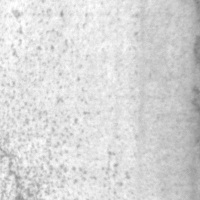
#> input picture datasets/DAGM0517/images/test/pitted_surface_186.jpg, 200 x 200 px, given in place of canon3.bmp, which was not available
$ python dehaze.py   (older library calls are emulated)
#> lines starting #> are read from the running program, lines starting #| are printed output that depends on the picture; after the words box and inside, x2 and y2 are one past the last pixel; in counts of white or black regions, pixels touching at a corner belong together; pictures that were not available may be replaced by others from this repository, and a replacement may not be noted
"""
1.去雾算法介绍博客：
http://blkstone.github.io/2015/08/20/single-image-haze-removal-using-dark-channel/
2.论文地址（2009 CVPR best paper）：
https://paperswithcode.com/paper/single-image-haze-removal-using-dark-channel
3.资源下载（镜像）地址：
pip install [The Package You Want to Download] -i https://pypi.tuna.tsinghua.edu.cn/simple
ps. cv2 means opencv-python
"""
import time

import cv2
import numpy as np
import argparse


# 计算雾化图像的暗通道
def DarkChannel(img, size=15):
    """
    暗通道的计算主要分成两个步骤:
    1.获取BGR三个通道的最小值
    2.以一个窗口做MinFilter
    ps.这里窗口大小一般为15（radius为7）
    获取BGR三个通道的最小值就是遍历整个图像，取最小值即可
    """
    r, g, b = cv2.split(img)
    min_img = cv2.min(r, cv2.min(g, b))
    kernel = cv2.getStructuringElement(cv2.MORPH_RECT, (size, size))
    dc_img = cv2.erode(min_img, kernel)
    return dc_img


# 估算全局大气光值
def GetAtmo(img, percent=0.001):
    """
    1.计算有雾图像的暗通道
    2.用一个Node的结构记录暗通道图像每个像素的位置和大小，放入list中
    3.对list进行降序排序
    4.按暗通道亮度前0.1%(用percent参数指定百分比)的位置，在原始有雾图像中查找最大光强值
    """
    mean_perpix = np.mean(img, axis=2).reshape(-1)
    mean_topper = mean_perpix[:int(img.shape[0] * img.shape[1] * percent)]
    return np.mean(mean_topper)


# 估算透射率图
def GetTrans(img, atom, w):
    """
    w为去雾程度，一般取0.95
    w的值越小，去雾效果越不明显
    """
    x = img / atom
    t = 1 - w * DarkChannel(x, 15)
    return t


def GuidedFilter(p, i, r, e):
    """
    :param p: input image
    :param i: guidance image
    :param r: radius
    :param e: regularization
    :return: filtering output q
    """
    # 1
    mean_I = cv2.boxFilter(i, cv2.CV_64F, (r, r))
    mean_p = cv2.boxFilter(p, cv2.CV_64F, (r, r))
    corr_I = cv2.boxFilter(i * i, cv2.CV_64F, (r, r))
    corr_Ip = cv2.boxFilter(i * p, cv2.CV_64F, (r, r))
    # 2
    var_I = corr_I - mean_I * mean_I
    cov_Ip = corr_Ip - mean_I * mean_p
    # 3
    a = cov_Ip / (var_I + e)
    b = mean_p - a * mean_I
    # 4
    mean_a = cv2.boxFilter(a, cv2.CV_64F, (r, r))
    mean_b = cv2.boxFilter(b, cv2.CV_64F, (r, r))
    # 5
    q = mean_a * i + mean_b
    return q


# 去雾主程序
def DeHaze(opt):
    path, output, photo, t0, w = opt.input, opt.output, opt.photo, opt.threshold_value, opt.dehaze_degree
    # 读取待处理图像
    im = cv2.imread(path)
    # 压缩RGB通道值于0到1
    img = im.astype('float64') / 255
    img_gray = cv2.cvtColor(im, cv2.COLOR_BGR2GRAY).astype('float64') / 255

    atom = GetAtmo(img)
    trans = GetTrans(img, atom, w)
    trans_guided = GuidedFilter(trans, img_gray, 20, 0.0001)
    """
    1.t0 最小透射率值，一般取0.25
    2.投射图t 的值过小——>图像会整体向白场过度
    3.因此一般设置一阈值t0：当t值小于t0时，令t=t0
    """
    trans_guided = cv2.max(trans_guided, t0)

    result = np.empty_like(img)
    for i in range(3):
        result[:, :, i] = (img[:, :, i] - atom) / trans_guided + atom

    #显示&保存结果
    # cv2.imshow("source", img)
    # cv2.imshow("result", result)
    # cv2.waitKey()

    photoName = r'{}\{}'.format(output, photo)

    if output is not None:
        # TODO 重名照片问题处理 现已解决:在名字后添加保存时间 %d%H%M(日、时、分)
        if photoName is not None:
            photo = photo.split(".")
            photo_temp = str(photo[0] + f'_{time.strftime("%m%d%H%M", time.localtime())}')
            photo = str(photo_temp + '.' + photo[1])
            cv2.imwrite("{}\\{}".format(output, photo), result * 255)
        else:
            cv2.imwrite("{}\\{}".format(output, photo), result * 255)

    return photo_temp


# [11 lines of commented-out code are left out]


class option:
    def __init__(self):
        self.input = None
        self.output = None
        self.photo = None
        self.threshold_value = 0.90
        self.dehaze_degree = 0.25

    def opt(self, ImgInput, ImgFile, photo_name):
        self.input = ImgInput
        self.output = ImgFile
        self.photo = photo_name

    def hyp(self):
        print(f't为最小透射率，一般取0.25。投射图t 的值过小——>图像会整体向白场过度')
        self.threshold_value = float(input(f't:'))
        print(f'w为去雾程度，一般取0.95。w的值越大，去雾效果越明显')
        self.dehaze_degree = float(input(f'w:'))


# TODO 提醒三：quwu()可被方便调用，传入图片名称，输出去雾后图片相对路径
# 主程序
def quwu(img):
    img_ed = None
    # 图片相关参数：
    # 1.默认图片
    #TODO 提醒一：在此设置默认检测图片
    Defeat = r'canon3.bmp'
    defeat_photo = 'Input\\haze\\{}'.format(Defeat)

    if img is None:
        # 待处理图片
        photo_name = f'{Defeat}.jpg'
        # 处理后图片保存地址
        imgFile = 'Output\\HazeRemove'

        ImgInput = defeat_photo
        ImgFile = r'{}'.format(imgFile)

    else:
        # TODO 提醒二：在此分别设置待检测图片的名称，所在目录，保存目录
        # 2.待处理图片
        photo_name = f'{img}.jpg'
        # 3.待处理图片所在目录地址
        imgInput = r'Input/emotion'
        # 4.处理后图片保存地址
        imgFile = r'Output/HazeRemove'

        ImgInput = r'{}\{}'.format(imgInput, photo_name)
        ImgFile = r'{}'.format(imgFile)

    Opt = option()
    Opt.opt(ImgInput, ImgFile, photo_name)
    if input('是否修改超参数:[y/n]') == 'y':
#> the answer given: y
        Opt.hyp()
#> the answer given: 100
#> the answer given: 3

    if __name__ == '__main__':  # 这里必须是__main__（在本模块执行的时候__name__会保存为__main__），不能是__DeHaze__或__dehaze__(函数/模块名)
        img_ed = DeHaze(Opt)
#> in DeHaze, im is the input picture: shape (200, 200, 3); min 124, max 255, mean 215.9
#> in GetAtmo, `mean_topper = mean_perpix[:int(img.shape[0] * img.shape[1] * percent)]`: mean_topper = 40 values, max 1 at index 22, min 0.859 at index 0, mean 0.933
#> in DeHaze, `atom = GetAtmo(img)`: atom = 0.933
#> in GuidedFilter, `corr_Ip = cv2.boxFilter(i * p, cv2.CV_64F, (r, r))`:
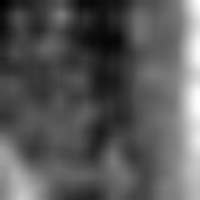
#> corr_Ip: shape (200, 200) float64; min -1.56, max -0.372, mean -1.14; drawn with min black and max white
#> in GuidedFilter, `a = cov_Ip / (var_I + e)`:
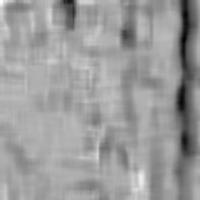
#> a: shape (200, 200) float64; min -5.27, max 2.37, mean -0.586; drawn with min black and max white
#> in GuidedFilter, `b = mean_p - a * mean_I`:
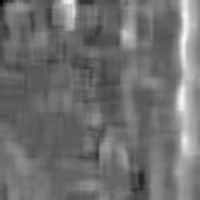
#> b: shape (200, 200) float64; min -3.88, max 2.95, mean -0.865; drawn with min black and max white
#> in GuidedFilter, `mean_a = cv2.boxFilter(a, cv2.CV_64F, (r, r))`:
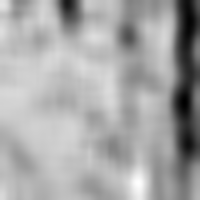
#> mean_a: shape (200, 200) float64; min -3, max 0.685, mean -0.588; drawn with min black and max white
#> in GuidedFilter, `mean_b = cv2.boxFilter(b, cv2.CV_64F, (r, r))`:
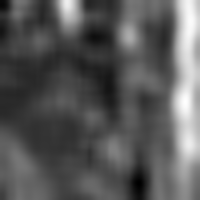
#> mean_b: shape (200, 200) float64; min -1.98, max 1.22, mean -0.866; drawn with min black and max white
#> in GuidedFilter, `q = mean_a * i + mean_b`:
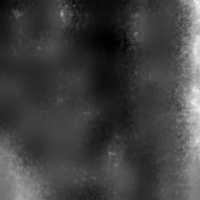
#> q: shape (200, 200) float64; min -1.66, max -0.383, mean -1.34; drawn with min black and max white
#> in DeHaze, `trans_guided = cv2.max(trans_guided, t0)`: trans_guided: shape (200, 200) float64; every value is 100
#> in DeHaze, `cv2.imwrite("{}\\{}".format(output, photo), result * 255)`:
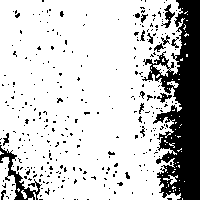
#> saved as canon3_11210058.bmp: shape (200, 200, 3); values 237 (black) and 238 (white), 79.7% white; 323 black regions (306 under 20 px), largest, box (x1, y1, x2, y2) and area: (142, 0, 200, 200) 5896, (0, 145, 42, 200) 533, (161, 4, 175, 28) 114
        print('[1]去雾算法正在dehaze模块中被测试')
    else:
        img_ed = DeHaze(Opt)
        print('[2]去雾算法正在被调用')
    img_Ed = r'{}/{}'.format(imgFile, img_ed)
    return img_Ed+'.jpg'

if __name__ == '__main__':
    img_trans = None
    ImgEd = quwu(img_trans)
    print('去雾后的图片地址和名称:{}'.format(ImgEd))
